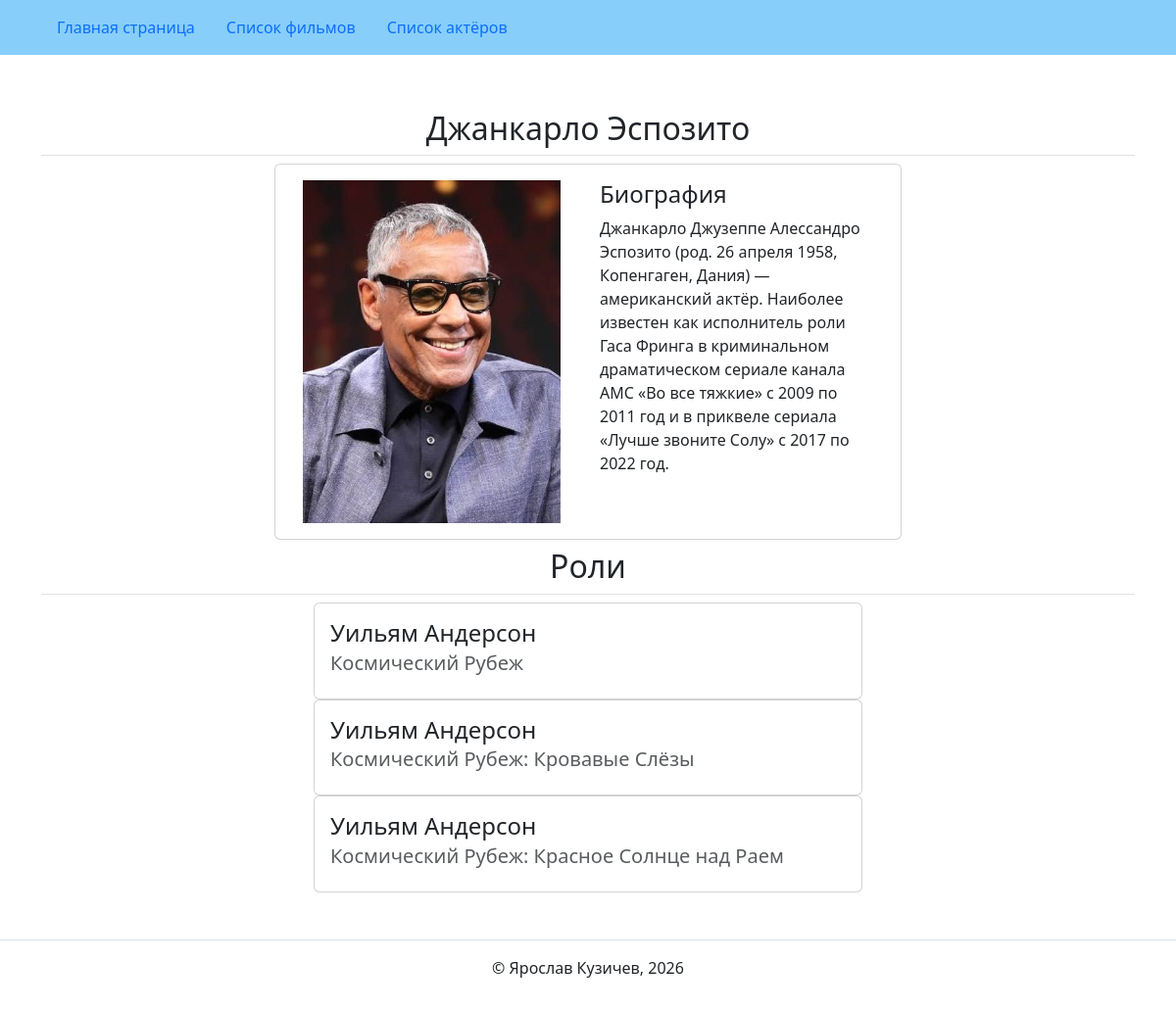
The app's page /actors/11/ with its own data.
### actor_list/models.py (models this page shows, shortened)
class Actor(models.Model):
    name = models.CharField(max_length=256, verbose_name='Имя')
    date_of_birth = models.DateField(default='01.01.2000', verbose_name='Дата рождения')
    bio = models.TextField(verbose_name='Биография')
    portrait = models.ImageField(null=True, verbose_name='Изображение')
    class Meta:
        verbose_name = 'актёр'
        verbose_name_plural = 'Актёры'

### movie_list/models.py (models this page shows, shortened)
class Character(models.Model):
    name = models.CharField(max_length=256, verbose_name='Персонаж')
    actor = models.ForeignKey(
        Actor,
        null=True,
        on_delete=models.SET_NULL,
        verbose_name='Актёр'
    )
    movie = models.ForeignKey(
        Movie,
        on_delete=models.CASCADE,
        verbose_name='Фильм'
    )
    class Meta:
        verbose_name = 'персонаж'
        verbose_name_plural = 'Персонажи'

class Movie(models.Model):
    title = models.CharField(max_length=256, verbose_name='Название')
    description = models.TextField(verbose_name='Описание')
    genre = models.CharField(max_length=256, verbose_name='Жанр')
    year = models.IntegerField(verbose_name='Год')
    class Meta:
        verbose_name = 'фильм'
        verbose_name_plural = 'Фильмы'

### actor_list/views.py (the view)
def actor_detail(request, actor_id):
    template = 'actor_list/actor_detail.html'
    actor = get_object_or_404(
        Actor,
        id=actor_id
    )
    roles = Character.objects.filter(
        actor=actor_id
    ).order_by('name')
    context = {'actor': actor, 'roles': roles}
    return render(request, template, context)

### templates/actor_list/actor_detail.html (shortened to what this page needs)
{% extends "base.html" %}
{% block content %}
  <h2 class="text-center border-bottom py-2">{{ actor.name }}</h2>
  <div class="col d-flex justify-content-center">
    <div class="card" style="width: 40rem;">
      <div class="card-body">
        <div class="container">
          <div class="row align-items-top h-100">
            <div class="col">
              <img src="../../images/{{ actor.portrait }}" height="350">
            </div>
            <div class="col">
              <h4>Биография</h4>
              <p class="card-text">{{ actor.bio}}</p>
            </div>
          </div>
        </div>
      </div>
    </div>
  </div>
  <h2 class="border-bottom text-center py-2">
    Роли
  </h2>
  {% for role in roles %}
    <div class="col d-flex justify-content-center">
      <div class="card" style="width: 35rem;">
        <div class="card-body">
          <h4 class="card-title">{{ role.name }}</h4>
          <h5 class="card-subtitle mb-2 text-muted">
            <a href="{% url 'movie_list:movie_detail' role.movie.id %}"
                style="color: inherit; text-decoration: none;" class="card-link">
              {{ role.movie.title}}
            </a>
          </h5>
        </div>
      </div>
    </div>
  {% endfor %}
{% endblock %}

### records on screen
Actor: name "Джанкарло Эспозито", portrait (picture), bio "Джанкарло Джузеппе Алессандро Эспозито (род. 26 апреля 1958, Копенгаген, Дания) — американский актёр. Наиболее известен как исполнитель роли Гаса Фринга в криминальном драматическом сериале канала AMC «Во все тяжкие» с 2009 по 2011 год и в приквеле сериала «Лучше звоните Солу» с 2017 по 2022 год."
Character: name "Уильям Андерсон", movie "Космический Рубеж"
Character: name "Уильям Андерсон", movie "Космический Рубеж: Кровавые Слёзы"
Character: name "Уильям Андерсон", movie "Космический Рубеж: Красное Солнце над Раем"
